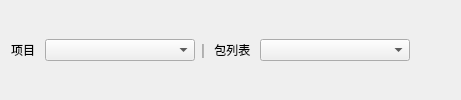
              <widget class="QWidget" name="widget_42" native="true">
               <layout class="QHBoxLayout" name="horizontalLayout_23">
                <property name="topMargin">
                 <number>0</number>
                </property>
                <property name="bottomMargin">
                 <number>0</number>
                </property>
                <item>
                 <widget class="QLabel" name="label_49">
                  <property name="text">
                   <string>项目 </string>
                  </property>
                 </widget>
                </item>
                <item>
                 <widget class="QComboBox" name="cbAssetProjectList">
                  <property name="minimumSize">
                   <size>
                    <width>150</width>
                    <height>0</height>
                   </size>
                  </property>
                 </widget>
                </item>
                <item>
                 <widget class="QLabel" name="label_51">
                  <property name="font">
                   <font>
                    <pointsize>11</pointsize>
                   </font>
                  </property>
                  <property name="styleSheet">
                   <string notr="true">color: rgb(140, 140, 140);</string>
                  </property>
                  <property name="text">
                   <string>|</string>
                  </property>
                 </widget>
                </item>
                <item>
                 <widget class="QLabel" name="label_47">
                  <property name="text">
                   <string> 包列表 </string>
                  </property>
                 </widget>
                </item>
                <item>
                 <widget class="QComboBox" name="cbAssetBundleList">
                  <property name="minimumSize">
                   <size>
                    <width>150</width>
                    <height>0</height>
                   </size>
                  </property>
                 </widget>
                </item>
                <item>
                 <spacer name="horizontalSpacer_23">
                  <property name="orientation">
                   <enum>Qt::Horizontal</enum>
                  </property>
                  <property name="sizeHint" stdset="0">
                   <size>
                    <width>40</width>
                    <height>20</height>
                   </size>
                  </property>
                 </spacer>
                </item>
               </layout>
              </widget>
